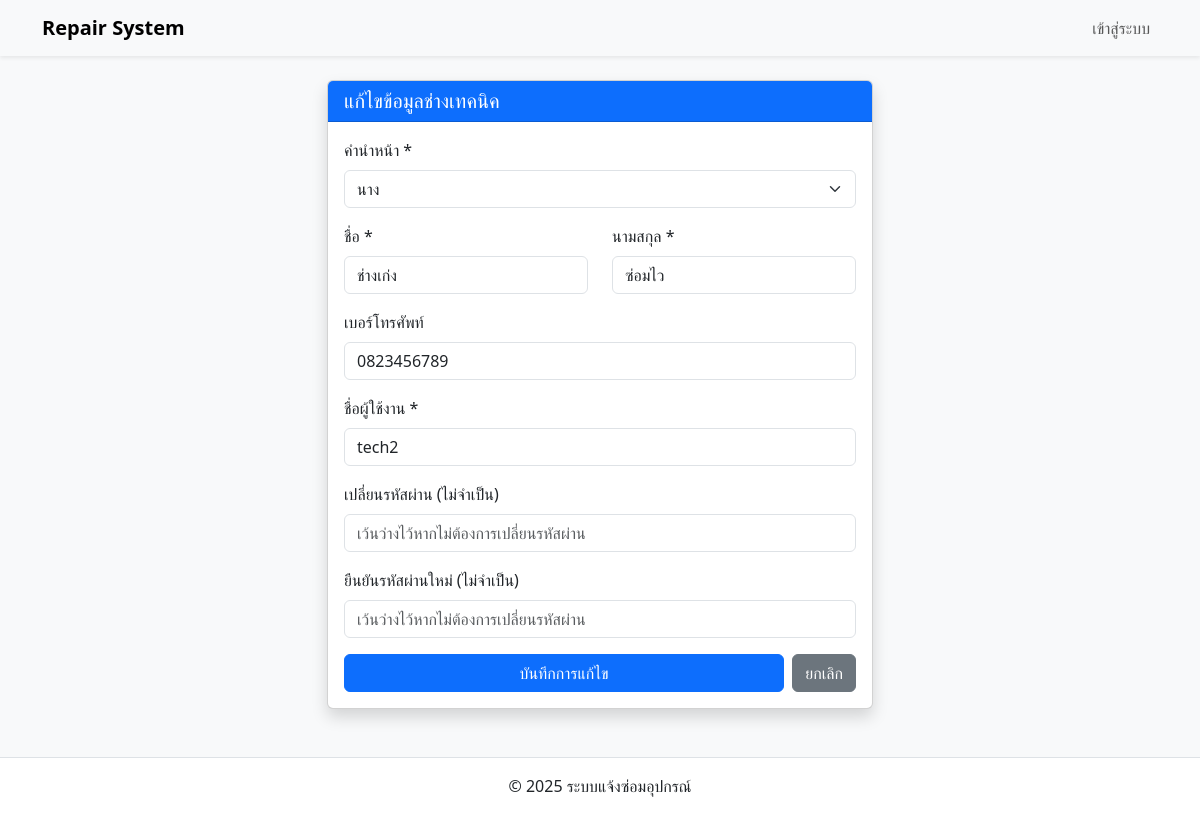
Page /frontend/admin/form_technical.php?id=2 on the committed database.
### tables this page shows
CREATE TABLE technical (
    id INT AUTO_INCREMENT PRIMARY KEY,
    title VARCHAR(10) NOT NULL,
    firstname VARCHAR(255) NOT NULL,
    lastname VARCHAR(255) NOT NULL,
    phone VARCHAR(20),
    auth_id INT NOT NULL,
    created_at TIMESTAMP DEFAULT CURRENT_TIMESTAMP,
    FOREIGN KEY (auth_id) REFERENCES auth(id) ON DELETE CASCADE
);

### frontend/admin/form_technical.php (the view, shortened to what this page needs)
<?php
require_once('../../configs/connect.php');
$technical = null;
$isEdit = false;
if (isset($_GET['id'])) {
    $id = intval($_GET['id']);
    try {
        $stmt = $conn->prepare("
            SELECT t.*, a.username, a.password
            FROM technical t
            LEFT JOIN auth a ON t.auth_id = a.id
            WHERE t.id = :id
        ");
        $stmt->execute([':id' => $id]);
        $technical = $stmt->fetch();
        $isEdit = true;
    } catch (PDOException $e) {
        die("Query Failed: " . $e->getMessage());
    }
}
?>
<!doctype html>
<html lang="th">
<head>
    <link href="https://cdn.jsdelivr.net/npm/bootstrap@5.3.2/dist/css/bootstrap.min.css" rel="stylesheet" />
</head>
<body class="bg-light">
    <?php require_once '../layouts/navbar.php'?>
    <main class="container mt-4">
        <div class="row justify-content-center">
            <div class="col-md-8 col-lg-6">
                <div class="card shadow">
                    <div class="card-header bg-primary text-white">
                        <h5 class="mb-0"><?= $isEdit ? 'แก้ไขข้อมูลช่างเทคนิค' : 'เพิ่มช่างเทคนิคใหม่' ?></h5>
                    </div>
                    <div class="card-body">
                        <form action="../../backend/technical_action.php" method="post">
                            <div class="mb-3">
                                <label for="title" class="form-label">คำนำหน้า *</label>
                                <select name="title" id="title" class="form-select" required>
                                    <option value="นาง" <?= ($isEdit && $technical['title'] === 'นาง') ? 'selected' : '' ?>>นาง</option>
                                </select>
                            </div>
                            <div class="row">
                                <div class="col-md-6">
                                    <div class="mb-3">
                                        <label for="firstname" class="form-label">ชื่อ *</label>
                                        <input type="text" class="form-control" id="firstname" name="firstname"
                                               value="<?= $isEdit ? htmlspecialchars($technical['firstname']) : '' ?>" required>
                                    </div>
                                </div>
                                <div class="col-md-6">
                                    <div class="mb-3">
                                        <label for="lastname" class="form-label">นามสกุล *</label>
                                        <input type="text" class="form-control" id="lastname" name="lastname"
                                               value="<?= $isEdit ? htmlspecialchars($technical['lastname']) : '' ?>" required>
                                    </div>
                                </div>
                            </div>
                            <div class="mb-3">
                                <label for="phone" class="form-label">เบอร์โทรศัพท์</label>
                                <input type="tel" class="form-control" id="phone" name="phone"
                                       value="<?= $isEdit ? htmlspecialchars($technical['phone']) : '' ?>">
                            </div>
                            <div class="mb-3">
                                <label for="username" class="form-label">ชื่อผู้ใช้งาน *</label>
                                <input type="text" class="form-control" id="username" name="username"
                                       value="<?= $isEdit ? htmlspecialchars($technical['username']) : '' ?>" required>
                            </div>
                            <?php if (!$isEdit): ?>
                                <div class="mb-3">
                                    <label for="password" class="form-label">รหัสผ่าน *</label>
                                    <input type="password" class="form-control" id="password" name="password" required>
                                    <div class="form-text">กรุณาตั้งรหัสผ่านสำหรับช่างเทคนิคนี้</div>
                                </div>
                                <div class="mb-3">
                                    <label for="confirm_password" class="form-label">ยืนยันรหัสผ่าน *</label>
                                    <input type="password" class="form-control" id="confirm_password" name="confirm_password" required>
                                </div>
                            <?php else: ?>
                                <div class="mb-3">
                                    <label for="password" class="form-label">เปลี่ยนรหัสผ่าน (ไม่จำเป็น)</label>
                                    <input type="password" class="form-control" id="password" name="password" placeholder="เว้นว่างไว้หากไม่ต้องการเปลี่ยนรหัสผ่าน">
                                </div>
                                <div class="mb-3">
                                    <label for="confirm_password" class="form-label">ยืนยันรหัสผ่านใหม่ (ไม่จำเป็น)</label>
                                    <input type="password" class="form-control" id="confirm_password" name="confirm_password" placeholder="เว้นว่างไว้หากไม่ต้องการเปลี่ยนรหัสผ่าน">
                                </div>
                            <?php endif; ?>
                            <div class="d-flex gap-2">
                                <button type="submit" class="btn btn-primary flex-grow-1">
                                    <?= $isEdit ? 'บันทึกการแก้ไข' : 'เพิ่มช่างเทคนิค' ?>
                                </button>
                                <a href="technical.php" class="btn btn-secondary">ยกเลิก</a>
                            </div>
                        </form>
                    </div>
                </div>
            </div>
        </div>
    </main>
    <?php require_once '../layouts/footer.php'?>
</body>
</html>

### rows in the picture
technical: title "นาง", firstname "ช่างเก่ง", lastname "ซ่อมไว", phone "0823456789", username "tech2"
